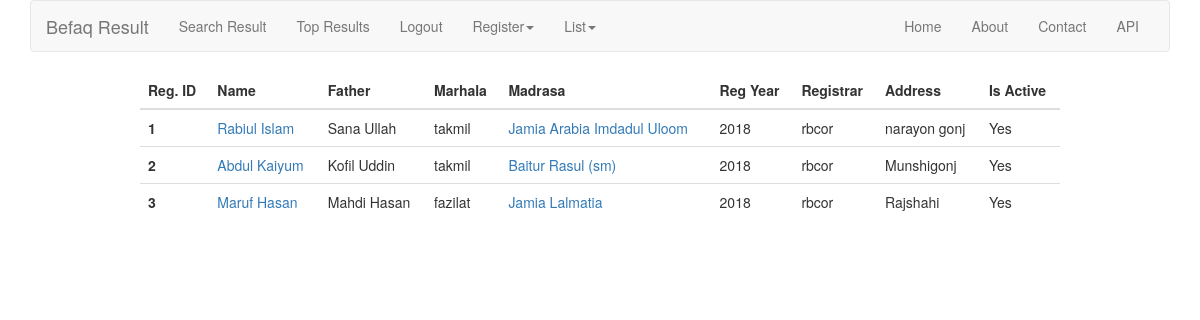
Page /student/list (signed in) on the earlier database version.
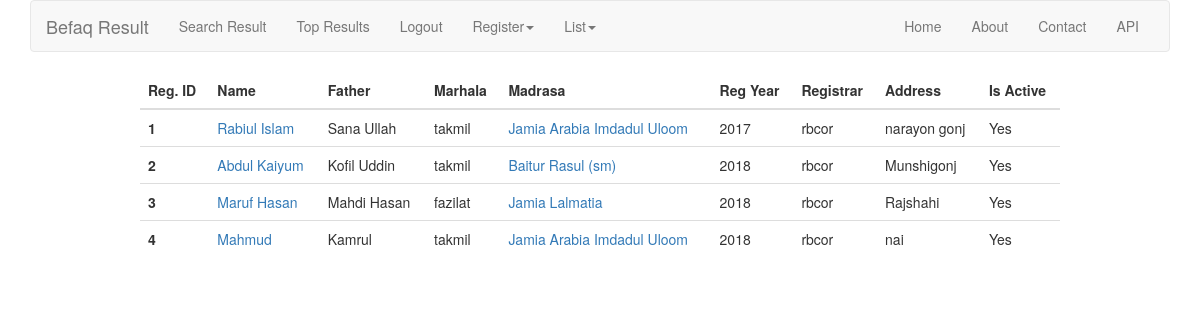
Same page on the later database version.
### student/models.py (models this page shows, shortened)
class Student(models.Model):
    name          = models.CharField(max_length=100)
    father        = models.CharField(max_length=100)
    address       = models.CharField(max_length=255,
                                     null=True,
                                     blank=True,
                                     help_text='permanent address of student')
    madrasa       = models.ForeignKey(Madrasa, on_delete=models.CASCADE, related_name='students')
    markaz        = models.CharField(max_length=127,
                                     blank=True,
                                     help_text="If the student's madrasa is the markaz then leave it blank'"
                                               " otherwise enter the markaz name")
    marhala       = models.CharField(max_length=10,
                                     choices=MARHALA)
    reg_year      = models.CharField(max_length=4,
                                     choices=REGISTRATION_YEARS,
                                     default='2018')
    registrar     = models.ForeignKey('auth.User', default=1)
    registered_at = models.DateTimeField(auto_now_add=True)
    updated_at    = models.DateTimeField(auto_now=True)
    is_active    = models.BooleanField(default=True)
    objects       = StudentManager()

### madrasa/models.py (models this page shows, shortened)
class Madrasa(models.Model):
    name      = models.CharField(max_length=127, unique=True)
    address   = models.CharField(max_length=255, blank=True)
    is_markaz = models.BooleanField(default=False)
    def __str__(self):
        return self.name

### student/views.py (the view)
# urls.py: url(r'list', StudentList.as_view(), name='student_list'),
class StudentList(LoginRequiredMixin, ListView):
    model = Student
    template_name = 'student/student_list.html'

### student/templates/student/student_list.html
{% extends 'base.html' %}
{% block content %}
    <div class="col-md-10 col-md-offset-1">
        <div class="table-responsive">
            <table class="table table-hover table-white">
                <thead>
                <tr>
                    <th scope="col">Reg. ID</th>
                    <th scope="col">Name</th>
                    <th scope="col">Father</th>
                    <th scope="col">Marhala</th>
                    <th scope="col">Madrasa</th>
                    <th scope="col">Reg Year</th>
                    <th scope="col">Registrar</th>
                    <th scope="col">Address</th>
                    <th scope="col">Is Active</th>
                </tr>
                </thead>
                <tbody>
                {% for student in student_list %}
                    <tr>
                        <th scope="row">{{ student.id }}</th>
                        <td><a href="{% url 'student:student_detail' pk=student.pk %}">
                            {{ student.name }}
                        </a></td>
                        <td>{{ student.father }}</td>
                        <td>{{ student.marhala }}</td>
                        <td>
                            <a href="{% url 'madrasa:madrasa_detail' pk=student.madrasa.pk %}">{{ student.madrasa }}</a>
                        </td>
                        <td>{{ student.reg_year }}</td>
                        <td>{{ student.registrar }}</td>
                        <td>{{ student.address }}</td>
                        <td>
                            {% if student.is_active %}
                                Yes
                            {% else %}
                                No
                            {% endif %}
                        </td>
                    </tr>
                {% empty %}
                    <p>No Student Registered yet.</p>
                {% endfor %}
            </table>
        </div>
    </div>
{% endblock %}

Differences in the rows shown:
changed Student "Rabiul Islam": reg_year "2018" → "2017"
added Student: id "4", name "Mahmud", father "Kamrul", marhala "takmil", madrasa "Jamia Arabia Imdadul Uloom", reg_year "2018", registrar "rbcor", address "nai", is_active "Yes"
